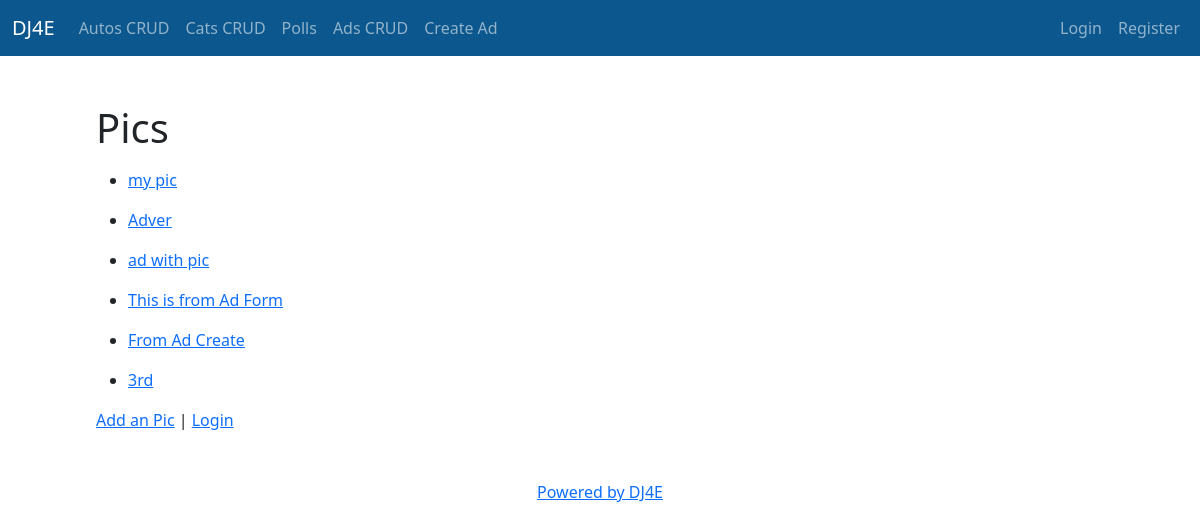
Before: /pics/ with the older database file.
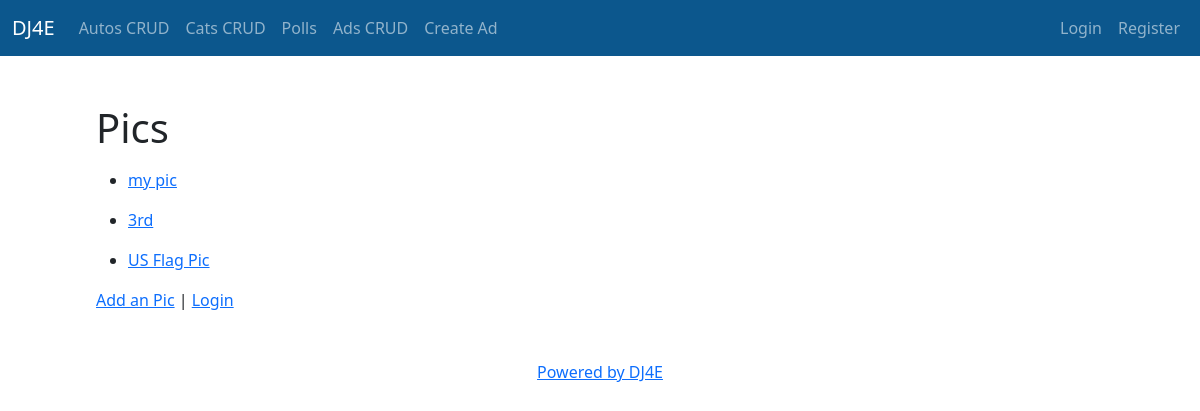
After: the same page with the newer database file.
### pics/models.py (models this page shows, shortened)
class Pic(models.Model):
    title = models.CharField(
            max_length=200,
            validators=[MinLengthValidator(2, "Title must be greater than 2 characters")]
    )
    text = models.TextField()
    owner = models.ForeignKey(settings.AUTH_USER_MODEL, on_delete=models.CASCADE)
    picture = models.BinaryField(null=True, blank=True, editable=True)
    content_type = models.CharField(max_length=256, null=True, blank=True,
                                    help_text='The MIMEType of the file')
    created_at = models.DateTimeField(auto_now_add=True)
    updated_at = models.DateTimeField(auto_now=True)

### pics/views.py (the view)
# urls.py: path('', views.PicListView.as_view(), name='all'),
class PicListView(OwnerListView):
    model = Pic
    template_name = "pics/pic_list.html"

### home/context_processors.py (called while the page is built)
def settings(request):
    return {
        'settings': django_settings,
    }

### pics/templates/pics/pic_list.html (shortened to what this page needs)
{% extends "base_bootstrap.html" %}
{% block content %}
<h1>Pics</h1>
<p>
{% if pic_list %}
<ul>
  {% for pic in pic_list %}
    <li>
        <a href="{% url 'pics:pic_detail'  pic.id %}">{{ pic.title }}</a>
        </p>
    </li>
  {% endfor %}
{% else %}
  <p>There are no pics in the database.</p>
{% endif %}
<p>
<a href="{% url 'pics:pic_create' %}">Add an Pic</a> |
{% if user.is_authenticated %}
<a href="{% url 'logout' %}?next={% url 'pics:all' %}">Logout</a>
{% else %}
<a href="{% url 'login' %}?next={% url 'pics:all' %}">Login</a>
{% endif %}
</p>
{% endblock %}

Changed rows visible on the page:
removed Pic: title "Adver"
removed Pic: title "ad with pic"
removed Pic: title "This is from Ad Form"
removed Pic: title "From Ad Create"
added Pic: title "US Flag Pic"
